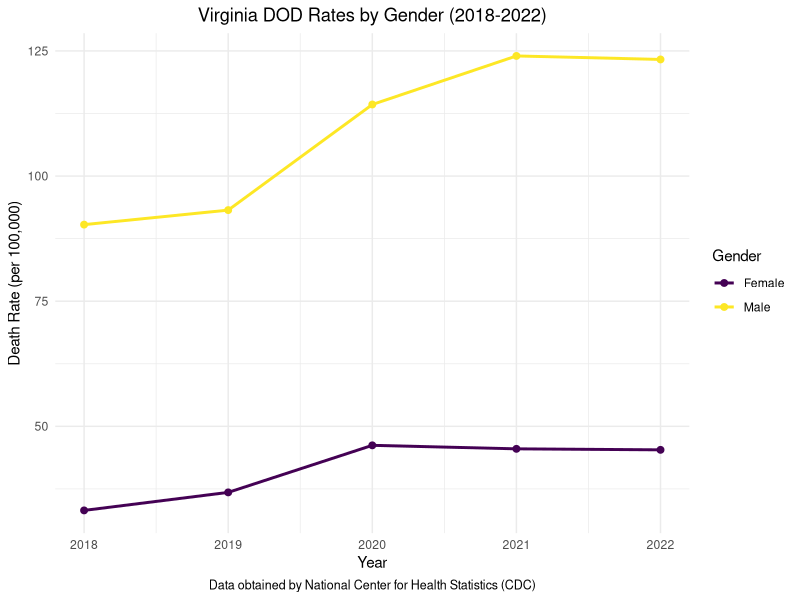

Recreate this plot in R.
# Load necessary libraries
library(ggplot2)
library(dplyr)
library(here)
library(viridis)
library(here)

#Data Import
VA_DOD_SEX_1822 <- read.csv(here("Data/raw_data/MCOD VA 1822", "VA.DOD.SEX.1822.txt"), sep = "\t", header = TRUE)

#Prepare data
VA_DOD_SEX_1822 <- VA_DOD_SEX_1822 %>%
  select(Year,Gender,Crude.Rate) %>%
  na.omit()

# Create the line plot
ggplot(data = VA_DOD_SEX_1822, aes(x = Year, y = Crude.Rate, color = Gender, group = Gender)) +
  geom_line(size = 1) +
  geom_point(size = 2) +
  labs(title = "Virginia DOD Rates by Gender (2018-2022)",
       x = "Year",
       y = "Death Rate (per 100,000)",
       color = "Gender",
       caption = "Data obtained by National Center for Health Statistics (CDC)") +
  theme_minimal() +
  theme(plot.title = element_text(hjust = 0.5),
        plot.caption = element_text(hjust = 0.5, size = 9))+
  scale_color_viridis(discrete = TRUE) 
